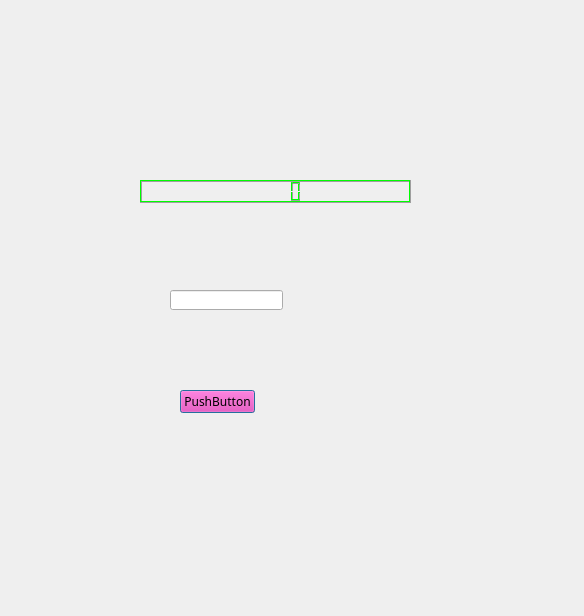
<?xml version="1.0" encoding="UTF-8"?>
<ui version="4.0">
 <class>Dialog</class>
 <widget class="QDialog" name="Dialog">
  <property name="geometry">
   <rect>
    <x>0</x>
    <y>0</y>
    <width>584</width>
    <height>616</height>
   </rect>
  </property>
  <property name="palette">
   <palette>
    <active>
     <colorrole role="Button">
      <brush brushstyle="SolidPattern">
       <color alpha="255">
        <red>240</red>
        <green>35</green>
        <blue>169</blue>
       </color>
      </brush>
     </colorrole>
     <colorrole role="Light">
      <brush brushstyle="SolidPattern">
       <color alpha="255">
        <red>0</red>
        <green>255</green>
        <blue>0</blue>
       </color>
      </brush>
     </colorrole>
     <colorrole role="LinkVisited">
      <brush brushstyle="SolidPattern">
       <color alpha="255">
        <red>147</red>
        <green>69</green>
        <blue>255</blue>
       </color>
      </brush>
     </colorrole>
    </active>
    <inactive>
     <colorrole role="Button">
      <brush brushstyle="SolidPattern">
       <color alpha="255">
        <red>240</red>
        <green>35</green>
        <blue>169</blue>
       </color>
      </brush>
     </colorrole>
     <colorrole role="Light">
      <brush brushstyle="SolidPattern">
       <color alpha="255">
        <red>0</red>
        <green>255</green>
        <blue>0</blue>
       </color>
      </brush>
     </colorrole>
     <colorrole role="LinkVisited">
      <brush brushstyle="SolidPattern">
       <color alpha="255">
        <red>147</red>
        <green>69</green>
        <blue>255</blue>
       </color>
      </brush>
     </colorrole>
    </inactive>
    <disabled>
     <colorrole role="Button">
      <brush brushstyle="SolidPattern">
       <color alpha="255">
        <red>240</red>
        <green>35</green>
        <blue>169</blue>
       </color>
      </brush>
     </colorrole>
     <colorrole role="Light">
      <brush brushstyle="SolidPattern">
       <color alpha="255">
        <red>0</red>
        <green>255</green>
        <blue>0</blue>
       </color>
      </brush>
     </colorrole>
     <colorrole role="LinkVisited">
      <brush brushstyle="SolidPattern">
       <color alpha="255">
        <red>147</red>
        <green>69</green>
        <blue>255</blue>
       </color>
      </brush>
     </colorrole>
    </disabled>
   </palette>
  </property>
  <property name="font">
   <font>
    <family>Lobster</family>
   </font>
  </property>
  <property name="windowTitle">
   <string>Dialog</string>
  </property>
  <widget class="QLCDNumber" name="ddfdfd">
   <property name="geometry">
    <rect>
     <x>140</x>
     <y>180</y>
     <width>271</width>
     <height>23</height>
    </rect>
   </property>
  </widget>
  <widget class="QLineEdit" name="lineEdit">
   <property name="geometry">
    <rect>
     <x>170</x>
     <y>290</y>
     <width>113</width>
     <height>20</height>
    </rect>
   </property>
  </widget>
  <widget class="QPushButton" name="pushButton">
   <property name="geometry">
    <rect>
     <x>180</x>
     <y>390</y>
     <width>75</width>
     <height>23</height>
    </rect>
   </property>
   <property name="text">
    <string comment="chengqing" extracomment="zhushi">PushButton</string>
   </property>
  </widget>
 </widget>
 <resources/>
 <connections/>
</ui>
